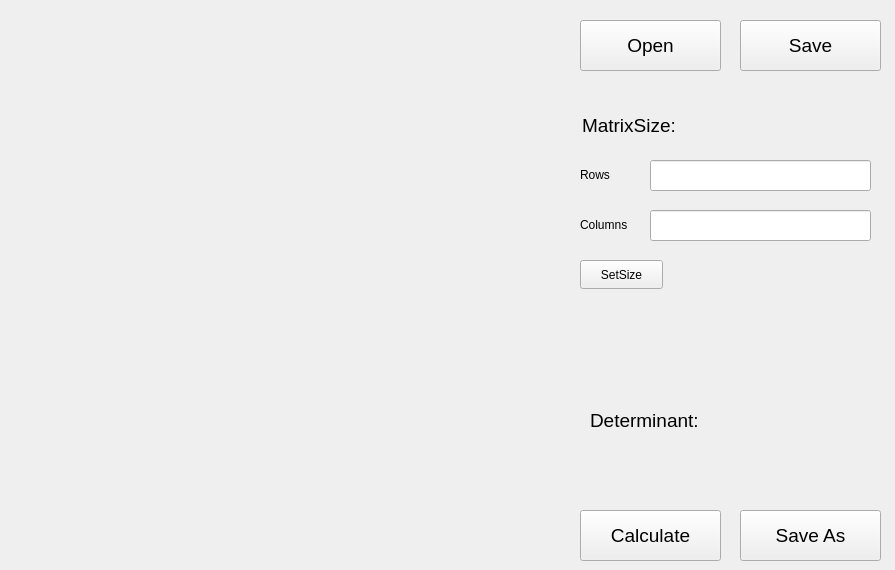
<?xml version="1.0" encoding="UTF-8"?>
<ui version="4.0">
 <class>lab4Disign</class>
 <widget class="QWidget" name="lab4Disign">
  <property name="geometry">
   <rect>
    <x>0</x>
    <y>0</y>
    <width>895</width>
    <height>570</height>
   </rect>
  </property>
  <property name="windowTitle">
   <string>Form</string>
  </property>
  <widget class="QPushButton" name="openButton">
   <property name="geometry">
    <rect>
     <x>580</x>
     <y>20</y>
     <width>141</width>
     <height>51</height>
    </rect>
   </property>
   <property name="font">
    <font>
     <pointsize>14</pointsize>
    </font>
   </property>
   <property name="text">
    <string>Open</string>
   </property>
  </widget>
  <widget class="QPushButton" name="saveButton">
   <property name="geometry">
    <rect>
     <x>740</x>
     <y>20</y>
     <width>141</width>
     <height>51</height>
    </rect>
   </property>
   <property name="font">
    <font>
     <pointsize>14</pointsize>
    </font>
   </property>
   <property name="text">
    <string>Save</string>
   </property>
  </widget>
  <widget class="QPushButton" name="calcButton">
   <property name="geometry">
    <rect>
     <x>580</x>
     <y>510</y>
     <width>141</width>
     <height>51</height>
    </rect>
   </property>
   <property name="font">
    <font>
     <pointsize>14</pointsize>
    </font>
   </property>
   <property name="text">
    <string>Calculate</string>
   </property>
  </widget>
  <widget class="QLabel" name="infoLabel">
   <property name="geometry">
    <rect>
     <x>590</x>
     <y>360</y>
     <width>281</width>
     <height>121</height>
    </rect>
   </property>
   <property name="font">
    <font>
     <pointsize>14</pointsize>
    </font>
   </property>
   <property name="text">
    <string>Determinant: </string>
   </property>
  </widget>
  <widget class="QPushButton" name="saveAsButton">
   <property name="geometry">
    <rect>
     <x>740</x>
     <y>510</y>
     <width>141</width>
     <height>51</height>
    </rect>
   </property>
   <property name="font">
    <font>
     <pointsize>14</pointsize>
    </font>
   </property>
   <property name="text">
    <string>Save As</string>
   </property>
  </widget>
  <widget class="QWidget" name="gridLayoutWidget">
   <property name="geometry">
    <rect>
     <x>0</x>
     <y>0</y>
     <width>571</width>
     <height>571</height>
    </rect>
   </property>
   <layout class="QGridLayout" name="MatrixGrid"/>
  </widget>
  <widget class="QLabel" name="label">
   <property name="geometry">
    <rect>
     <x>582</x>
     <y>110</y>
     <width>121</width>
     <height>31</height>
    </rect>
   </property>
   <property name="font">
    <font>
     <pointsize>14</pointsize>
    </font>
   </property>
   <property name="text">
    <string>MatrixSize:</string>
   </property>
  </widget>
  <widget class="QLineEdit" name="RowsLine">
   <property name="geometry">
    <rect>
     <x>650</x>
     <y>160</y>
     <width>221</width>
     <height>31</height>
    </rect>
   </property>
   <property name="font">
    <font>
     <pointsize>14</pointsize>
    </font>
   </property>
  </widget>
  <widget class="QLineEdit" name="ColumnsLine">
   <property name="geometry">
    <rect>
     <x>650</x>
     <y>210</y>
     <width>221</width>
     <height>31</height>
    </rect>
   </property>
   <property name="font">
    <font>
     <pointsize>14</pointsize>
    </font>
   </property>
  </widget>
  <widget class="QLabel" name="label_2">
   <property name="geometry">
    <rect>
     <x>580</x>
     <y>159</y>
     <width>63</width>
     <height>31</height>
    </rect>
   </property>
   <property name="text">
    <string>Rows</string>
   </property>
  </widget>
  <widget class="QLabel" name="label_3">
   <property name="geometry">
    <rect>
     <x>580</x>
     <y>209</y>
     <width>63</width>
     <height>31</height>
    </rect>
   </property>
   <property name="text">
    <string>Columns</string>
   </property>
  </widget>
  <widget class="QPushButton" name="setSizeButton">
   <property name="geometry">
    <rect>
     <x>580</x>
     <y>260</y>
     <width>83</width>
     <height>29</height>
    </rect>
   </property>
   <property name="text">
    <string>SetSize</string>
   </property>
  </widget>
 </widget>
 <resources/>
 <connections/>
</ui>
